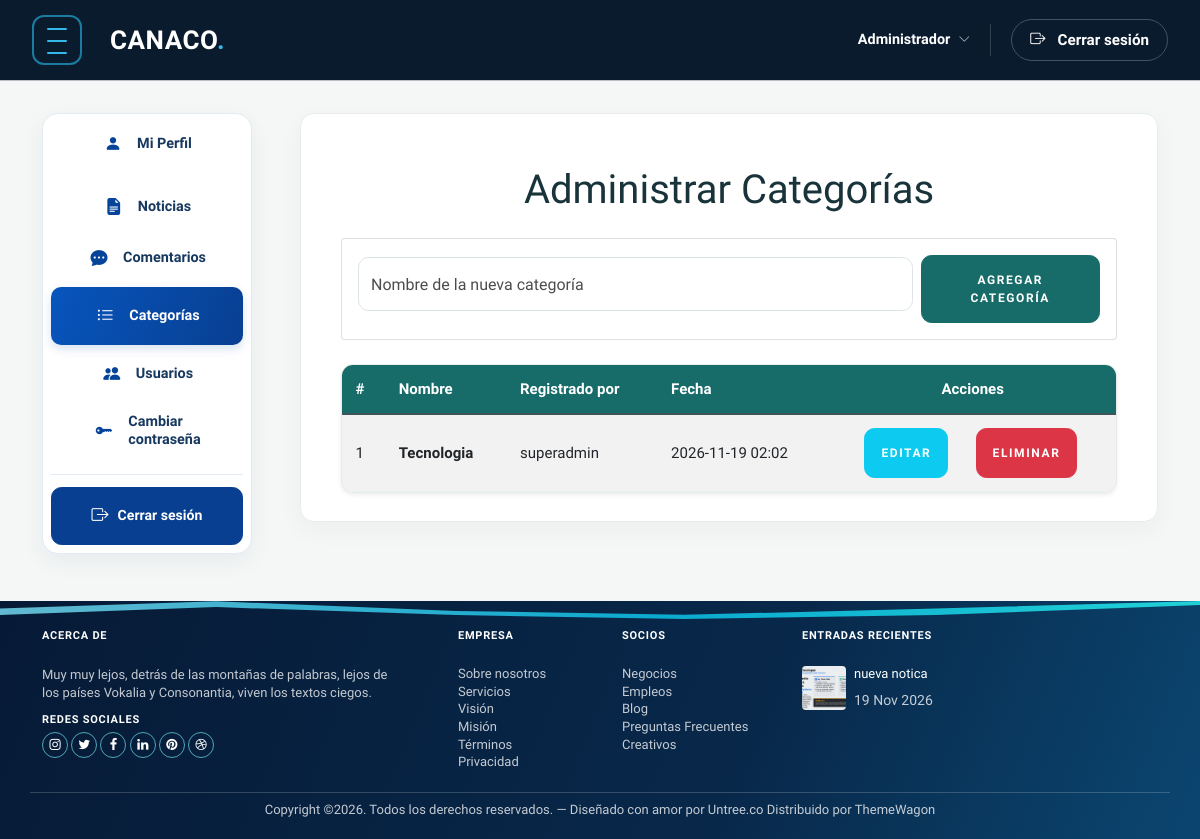
Page /crud_categorias/ (signed in) on the committed database.
### home/models.py (models this page shows, shortened)
class Categoria(models.Model):
    id = models.BigAutoField(auto_created=True, primary_key=True, serialize=False, verbose_name='ID')
    nombre = models.CharField(max_length=60)
    createdat = models.DateTimeField(auto_now_add=True)
    updatedat = models.DateTimeField(null=True, blank=True)
    fk_user = models.ForeignKey(User, on_delete=models.SET_NULL, null=True, blank=True)
    class Meta:
        managed = True
        db_table = 'categoria'
        verbose_name_plural = 'Categorías'

class Publicacion(models.Model):
    ESTADO_BORRADOR = 'borrador'
    ESTADO_PUBLICADO = 'publicado'
    ESTADOS = [
        (ESTADO_BORRADOR, 'Borrador'),
        (ESTADO_PUBLICADO, 'Publicado'),
    ]
    titulo = models.CharField(max_length=180)
    resumen = models.TextField()
    contenido = models.TextField()
    categoria = models.ForeignKey(Categoria, on_delete=models.SET_NULL, null=True, blank=True)
    autor = models.ForeignKey(User, on_delete=models.SET_NULL, null=True, blank=True)
    imagen_portada = models.ForeignKey(
        Archivo,
        on_delete=models.SET_NULL,
        null=True,
        blank=True,
        related_name='portadas'
    )
    estado = models.CharField(max_length=20, choices=ESTADOS, default=ESTADO_BORRADOR)
    visitas = models.PositiveIntegerField(default=0)
    createdat = models.DateTimeField(auto_now_add=True)
    updatedat = models.DateTimeField(auto_now=True)
    class Meta:
        managed = True
        db_table = 'publicacion'
        verbose_name_plural = 'Publicaciones'

class Archivo(models.Model):
    nombre = models.CharField(max_length=255)
    nombre_temporal = models.CharField(max_length=255)
    ruta = models.FileField(upload_to='uploads/')
    tipo = models.CharField(max_length=100, blank=True)
    tamano = models.PositiveIntegerField(default=0)
    fk_user = models.ForeignKey(User, on_delete=models.SET_NULL, null=True, blank=True)
    createdat = models.DateTimeField(auto_now_add=True)
    class Meta:
        managed = True
        db_table = 'archivo'
        verbose_name_plural = 'Archivos'
    @property
    def display_url(self):
        ruta = str(self.ruta)
        if ruta.startswith(('images/', 'css/', 'js/', 'fonts/', 'uploads/profile-default')):
            return f'/static/{ruta}'
        return self.ruta.url

### home/views.py (the view)
# urls.py: path("crud_categorias/", views.crud_categorias, name="crud_categorias"),
@operador_required
def crud_categorias(request):
    if request.method == 'POST':
        nombre = request.POST.get('nombre')
        if nombre:
            Categoria.objects.create(nombre=nombre, fk_user=request.user)
            messages.success(request, 'Categoría agregada correctamente.')
            return redirect('home:crud_categorias')
    categorias = Categoria.objects.all().order_by('-createdat')
    return render(request, 'home/crud_categorias.html', {'categorias': categorias})

### home/context_processors.py (called while the page is built)
def global_categorias(request):
    return {
        'global_categorias': Categoria.objects.all().order_by('nombre'),
        'global_recientes': Publicacion.objects.filter(estado=Publicacion.ESTADO_PUBLICADO).order_by('-createdat')[:3]
    }

### home/views.py (called while the page is built)
def es_operador(user):
    return user.is_authenticated and user.is_staff and user.is_active

def operador_required(function=None):
    actual_decorator = user_passes_test(
        lambda u: es_operador(u),
        login_url='home:login'
    )
    if function:
        return actual_decorator(function)
    return actual_decorator

### home/templates/home/crud_categorias.html (shortened to what this page needs)
{% extends 'partials/sidebar_base.html' %}
{% load static %}
{% block content %}
<div class="container mt-4">
    <h1 class="mb-4 text-center">Administrar Categorías</h1>
    <div class="card mb-4">
        <div class="card-body">
            <form method="POST" class="row g-2 align-items-center">
                <div class="col-md-9">
                    <input type="text" name="nombre" class="form-control" placeholder="Nombre de la nueva categoría" required>
                </div>
                <div class="col-md-3 d-grid">
                    <button type="submit" class="btn btn-primary">Agregar Categoría</button>
                </div>
            </form>
        </div>
    </div>
    <div class="table-responsive shadow-sm">
        <table class="table table-striped table-hover align-middle mb-0">
            <thead class="table-primary">
                <tr>
                    <th>#</th>
                    <th>Nombre</th>
                    <th>Registrado por</th>
                    <th>Fecha</th>
                    <th colspan="2" class="text-center">Acciones</th>
                </tr>
            </thead>
            <tbody>
                {% for categoria in categorias %}
                <tr>
                    <td>{{ forloop.counter }}</td>
                    <td class="fw-bold">{{ categoria.nombre }}</td>
                    <td>{% if categoria.fk_user %}{{ categoria.fk_user.username }}{% else %}-{% endif %}</td>
                    <td>{{ categoria.createdat|date:"Y-m-d H:i" }}</td>
                    <td class="text-end">
                        <a href="{% url 'home:editar_categoria' categoria.id %}" class="btn btn-info btn-sm text-white px-3">Editar</a>
                    </td>
                    <td>
                        <form method="post" action="{% url 'home:eliminar_categoria' categoria.id %}">
                            <button type="submit" class="btn btn-danger btn-sm px-3">Eliminar</button>
                        </form>
                    </td>
                </tr>
                {% empty %}
                <tr>
                    <td colspan="6" class="text-center py-4">No hay categorías aún.</td>
                </tr>
                {% endfor %}
            </tbody>
        </table>
    </div>
</div>
{% endblock content %}

### home/templates/partials/footer.html (shortened to what this page needs)
{% load static %}
<footer class="site-footer">
    <div class="container">
        <div class="row">
            <div class="col-lg-4">
                <div class="widget">
                    <h3 class="mb-4">Acerca de</h3>
                    <p>Muy muy lejos, detrás de las montañas de palabras, lejos de los países Vokalia y Consonantia, viven los textos ciegos.</p>
                </div>
                <div class="widget">
                    <h3>Redes Sociales</h3>
                    <ul class="list-unstyled social">
                        <li><a href="#"><span class="icon-instagram"></span></a></li>
                        <li><a href="#"><span class="icon-twitter"></span></a></li>
                        <li><a href="#"><span class="icon-facebook"></span></a></li>
                        <li><a href="#"><span class="icon-linkedin"></span></a></li>
                        <li><a href="#"><span class="icon-pinterest"></span></a></li>
                        <li><a href="#"><span class="icon-dribbble"></span></a></li>
                    </ul>
                </div>
            </div>
            <div class="col-lg-4 ps-lg-5">
                <div class="row g-2">
                    <div class="col-6">
                        <div class="widget">
                            <h3 class="mb-4">Empresa</h3>
                            <ul class="list-unstyled links">
                                <li><a href="#">Sobre nosotros</a></li>
                                <li><a href="#">Servicios</a></li>
                                <li><a href="#">Visión</a></li>
                                <li><a href="#">Misión</a></li>
                                <li><a href="#">Términos</a></li>
                                <li><a href="#">Privacidad</a></li>
                            </ul>
                        </div>
                    </div>
                    <div class="col-6">
                        <div class="widget">
                            <h3 class="mb-4">Socios</h3>
                            <ul class="list-unstyled links">
                                <li><a href="#">Negocios</a></li>
                                <li><a href="#">Empleos</a></li>
                                <li><a href="#">Blog</a></li>
                                <li><a href="#">Preguntas Frecuentes</a></li>
                                <li><a href="#">Creativos</a></li>
                            </ul>
                        </div>
                    </div>
                </div>
            </div>
            <div class="col-lg-4">
                <div class="widget">
                    <h3 class="mb-4">Entradas Recientes</h3>
                    <div class="post-entry-footer">
                        <ul>
                            {% for noticia in global_recientes %}
                            <li>
                                <a href="{% url 'home:noticia_detalle' noticia.id %}">
                                    {% if noticia.imagen_portada %}
                                        <img src="{{ noticia.imagen_portada.display_url }}" alt="{{ noticia.titulo }}" class="me-2 rounded" style="width: 44px; height: 44px; object-fit: cover;">
                                    {% else %}
                                        <img src="{% static 'images/img_1_sq.jpg' %}" alt="{{ noticia.titulo }}" class="me-2 rounded" style="width: 44px; height: 44px; object-fit: cover;">
                                    {% endif %}
                                    <div class="text">
                                        <h4>{{ noticia.titulo }}</h4>
                                        <div class="post-meta">
                                            <span class="mr-2">{{ noticia.createdat|date:"d M Y" }}</span>
                                        </div>
                                    </div>
                                </a>
                            </li>
                            {% empty %}
                            <li><span class="text-white-50">No hay noticias recientes.</span></li>
                            {% endfor %}
                        </ul>
                    </div>
                </div>
            </div>
        </div>
        <div class="row mt-5">
            <div class="col-12 text-center">
                <p>Copyright &copy;. Todos los derechos reservados. &mdash; Diseñado con amor por <a href="https://untree.co">Untree.co</a> Distribuido por <a href="https://themewagon.com">ThemeWagon</a>
                </p>
            </div>
        </div>
    </div>
</footer>

### home/templates/partials/sidebar_base.html (style rules this page uses)
:root { --primary-blue: #176b68; --hover-blue: #115653; --light-blue: #e7f2ef; --ink: #19333a; --muted: #718187; --surface: #f5f7f6; --bs-orange: #176b68; --bs-warning: #176b68; --bs-warning-rgb: 23, 107, 104; }
body { color: var(--ink); background: var(--surface); }
.btn, .form-control, .form-select { border-radius: .65rem !important; }
.site-footer { background: linear-gradient(112deg, #061a36 0%, #08284a 62%, #0b4670 100%) !important; }
.bg-primary, .btn-primary { background-color: var(--primary-blue) !important; border-color: var(--primary-blue) !important; color: #ffffff !important; }
a { color: var(--primary-blue); }
.posts-entry-title, h1, h2, h3, h4 { color: var(--ink) !important; }
.site-footer a, .site-footer p, .site-footer span, .site-footer .text-white-50 { color: rgba(255, 255, 255, .76) !important; }
.site-footer h3 { color: #ffffff !important; }

### rows in the picture
Categoria: nombre "Tecnologia", fk_user.username "superadmin", createdat "2026-11-19 02:02"
Publicacion: imagen_portada.display_url (picture), titulo "nueva notica", createdat "19 Nov 2026"
